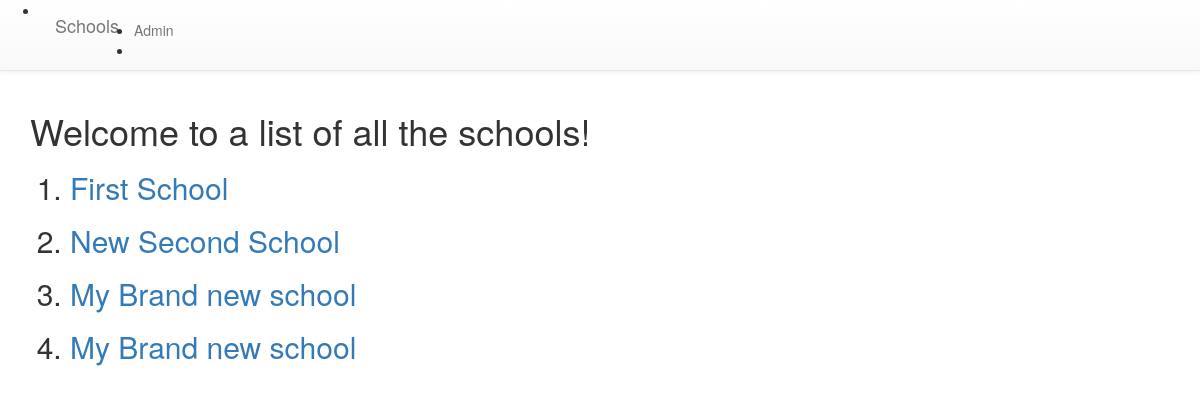
The app's page /basic_app/, older data.
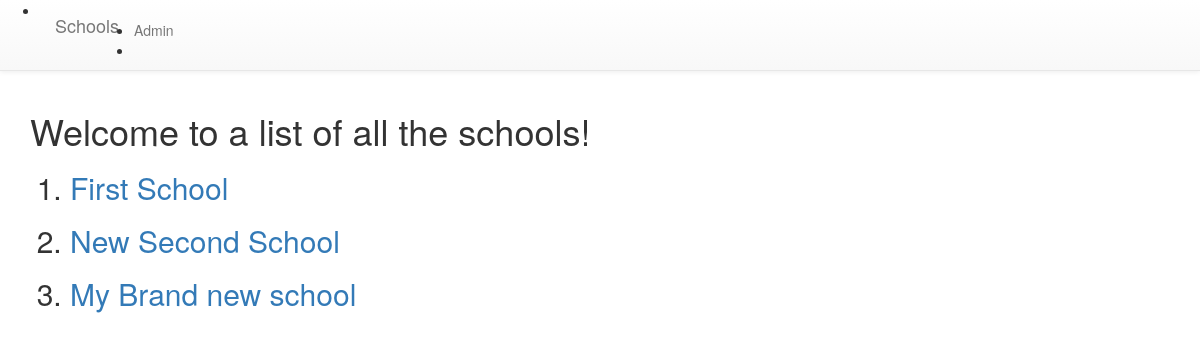
The same page, newer data.
### basic_app/models.py (models this page shows, shortened)
class School(models.Model):
    name = models.CharField(max_length=256)
    principal = models.CharField(max_length=256)
    location = models.CharField(max_length=256)

### basic_app/views.py (the view)
class SchoolListView(ListView):
    context_object_name = 'schools'
    model = models.School

### basic_app/templates/basic_app/school_list.html
{% extends 'basic_app/basic_app_base.html' %}
{% block body_block %}
    <h1>Welcome to a list of all the schools!</h1>
    <ol>
        {% for school in schools %}
            <h2><li><a href="{{school.id}}">{{school.name}}</a></li></h2>
        {% endfor %}
    </ol>
{% endblock %}

### basic_app/templates/basic_app/basic_app_base.html (shortened to what this page needs)
<!DOCTYPE html>
<html lang="en">
<head>
    <link rel="stylesheet" href="https://cdn.jsdelivr.net/npm/bootstrap@3.4.1/dist/css/bootstrap.min.css">
    <link rel="stylesheet" href="https://cdn.jsdelivr.net/npm/bootstrap@3.4.1/dist/css/bootstrap-theme.min.css">
</head>
<body>
    <nav class="navbar navbar-default navbar-static-top">
        <ul nav navbar-nav>
            <li><a class="navbar-brand" href="{% url 'basic_app:list' %}">Schools</a></li>
            <li><a class="navbar-link" href="{% url 'admin:index' %}">Admin</a></li>
            <li><a href="" class="navbar-link"></a></li>
        </ul>
    </nav>
    <div class="container">
        {% block body_block %}
        {% endblock %}
    </div>
</body>
</html>

Row changes from the older to the newer data that the page shows:
removed School: name "My Brand new school"
